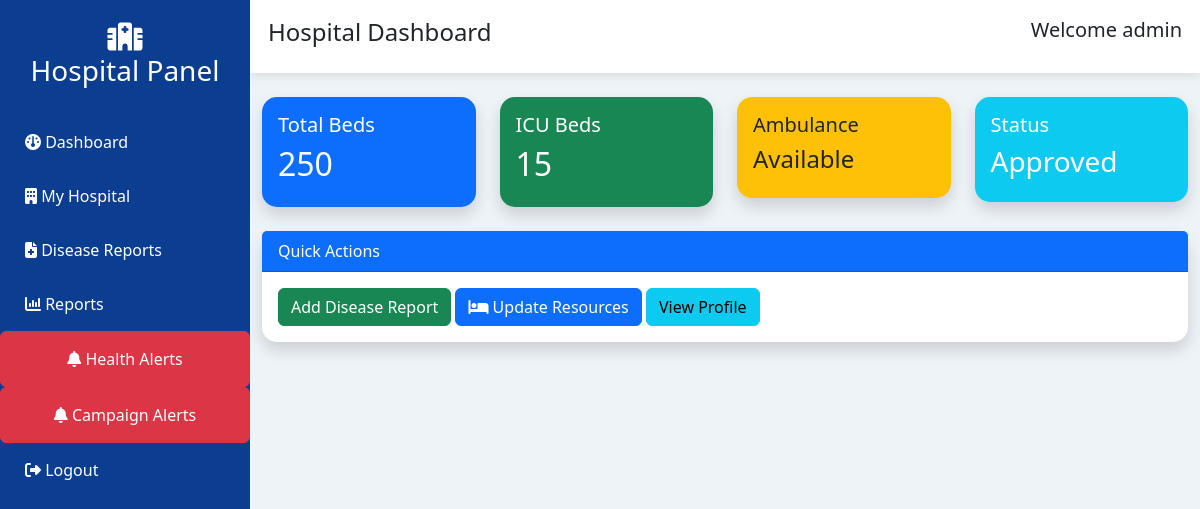
/hospital_home/ (signed in), run on the app's committed database.
### HelathApp/models.py (models this page shows)
class Hospital(models.Model):
    STATUS_CHOICES = [
        ('Pending', 'Pending'),
        ('Approved', 'Approved'),
    ]
    HOSPITAL_TYPES = [
        ('Government', 'Government'),
        ('Private', 'Private'),
        ('Clinic', 'Clinic'),
        ('Medical College', 'Medical College'),
        ('Other', 'Other'),
    ]
    hospital_name = models.CharField(max_length=255)
    hospital_type = models.CharField(max_length=50, choices=HOSPITAL_TYPES)
    registration_no = models.CharField(max_length=100, unique=True)
    license_no = models.CharField(max_length=100, unique=True)
    email = models.EmailField(unique=True)
    phone = models.CharField(max_length=15)
    address = models.TextField()
    district = models.CharField(max_length=100)
    latitude = models.DecimalField(max_digits=9,decimal_places=6,null=True,blank=True)
    longitude = models.DecimalField(max_digits=9,decimal_places=6,null=True,blank=True)
    total_beds = models.CharField(max_length=10, null=True, blank=True)
    icu_beds = models.CharField(max_length=10, null=True, blank=True)
    ambulance = models.BooleanField(default=False)
    admin_name = models.CharField(max_length=150)
    admin_phone = models.CharField(max_length=15)
    username = models.CharField(max_length=100, unique=True)
    password = models.CharField(max_length=128)
    status = models.CharField(
        max_length=10,
        choices=STATUS_CHOICES,
        default='Pending'
    )
    created_at = models.DateTimeField(auto_now_add=True)
    updated_at = models.DateTimeField(auto_now=True)

### HelathApp/views.py (the view)
# urls.py: path("hospital_home/",views.hospital_home,name="hospital_home"),
def hospital_home(request):
    if "hospital_id" not in request.session:
        return redirect("hospital_login")
    hospital = Hospital.objects.get(id=request.session["hospital_id"])
    return render(
        request,
        "hospital_home.html",
        {"hospital": hospital}
    )

### HelathApp/templates/hospital_home.html (shortened to what this page needs)
<!DOCTYPE html>
<html lang="en">
<head>
<link href="https://cdn.jsdelivr.net/npm/bootstrap@5.3.3/dist/css/bootstrap.min.css" rel="stylesheet">
<link rel="stylesheet"
href="https://cdnjs.cloudflare.com/ajax/libs/font-awesome/6.5.2/css/all.min.css">
</head>
<body>
<div class="sidebar">
<h3>
<i class="fa-solid fa-hospital"></i><br>
Hospital Panel
</h3>
<a href="{% url 'hospital_home' %}">
<i class="fa-solid fa-gauge"></i>
Dashboard
</a>
<a href="{% url 'hospital_profile' %}">
<i class="fa-solid fa-building"></i>
My Hospital
</a>
<a href="/submit_disease_report/">
<i class="fa-solid fa-file-medical"></i>
Disease Reports
</a>
<a href="/my_reports/">
<i class="fa-solid fa-chart-column"></i>
Reports
</a>
<a href="{% url 'hospital_alerts' %}" class="btn btn-danger">
    <i class="fa-solid fa-bell"></i>
    Health Alerts
</a>
<a href="{% url 'hospital_campaigns' %}" class="btn btn-danger">
    <i class="fa-solid fa-bell"></i>
    Campaign Alerts
</a>
<a href="{% url 'hospital_logout' %}">
<i class="fa-solid fa-right-from-bracket"></i>
Logout
</a>
</div>
<div class="content">
<div class="topbar d-flex justify-content-between">
<h4>Hospital Dashboard</h4>
<h5>Welcome {{ request.session.hospital_name }}</h5>
</div>
<div class="container-fluid mt-4">
<div class="row">
<div class="col-md-3">
<div class="card bg-primary text-white shadow">
<div class="card-body">
<h5>Total Beds</h5>
<h2>{{ hospital.total_beds|default:"0" }}</h2>
</div>
</div>
</div>
<div class="col-md-3">
<div class="card bg-success text-white shadow">
<div class="card-body">
<h5>ICU Beds</h5>
<h2>{{ hospital.icu_beds|default:"0" }}</h2>
</div>
</div>
</div>
<div class="col-md-3">
<div class="card bg-warning text-dark shadow">
<div class="card-body">
<h5>Ambulance</h5>
<h4>
{% if hospital.ambulance %}
Available
{% else %}
Not Available
{% endif %}
</h4>
</div>
</div>
</div>
<div class="col-md-3">
<div class="card bg-info text-white shadow">
<div class="card-body">
<h5>Status</h5>
<h3>{{ hospital.status }}</h3>
</div>
</div>
</div>
</div>
<div class="card shadow mt-4">
<div class="card-header bg-primary text-white">
Quick Actions
</div>
<div class="card-body">
<a href="/submit_disease_report/" class="btn btn-success">Add Disease Report</a>
<a href="{% url 'update_resources' %}" class="btn btn-primary">
<i class="fa-solid fa-bed"></i>
Update Resources
</a>
<a href="{% url 'hospital_profile' %}" class="btn btn-info">View Profile</a>
</div>
</div>
</div>
</div>
</body>
</html>

### HelathApp/templates/hospital_home.html (style rules this page uses)
body { background:#eef3f8; }
.sidebar { width:250px; height:100vh; position:fixed; background:#0B3D91; }
.sidebar h3 { color:white; text-align:center; padding:20px; }
.sidebar a { display:block; color:white; text-decoration:none; padding:15px 25px; }
.content { margin-left:250px; }
.topbar { background:white; padding:18px; box-shadow:0 2px 10px rgba(0,0,0,.1); }
.card { border:none; border-radius:15px; transition:.3s; }

### data on the page
Hospital: total_beds "250", icu_beds "15", status "Approved"

### other printed values
{{ request.session.hospital_name }} "admin"
